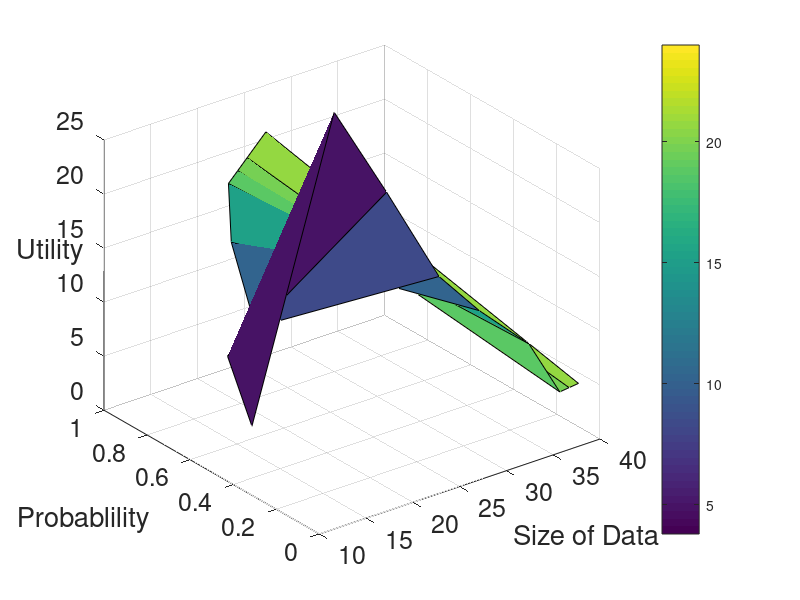

MATLAB code to generate this figure:
clc,clear,close all

X = [12	14	17	19	21	22	23	25; 30	31	32	34	37	38	39	40];
Y = [0.4	0.6	0.6	0.8	0.9	0.9	0.9	0.9; 0.8 0.6 0.4 0.3 0.2 0.1 0.1 0.1];
Z = [4.8	8.4	10.2	15.2	18.9	19.8	20.7	22.5; 24	18.6	12.8	10.2	7.4	3.8	3.9	4];

figure
surf(X,Y,Z);
colorbar
grid on
xlabel('Size of Data','FontSize',22)
ylabel('Probablility','FontSize',22)
zlabel('Utility','FontSize',22)
set(get(gca,'zlabel'),'rotation',360)
set(gca,'Fontsize', 18);